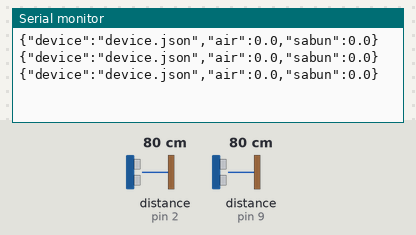
The sketch below on a simulated Arduino Uno, built with avr-gcc and run on an emulated ATmega328P. On the bench: the last lines printed to the serial monitor. The inputs (shaded band) are chosen by the test bench; at power-on: distance to the obstacle (sensors on pin 2, pin 9) 80 cm.

Above: at 1.3 s.
1.4 s: distance to the obstacle (sensor on pin 2) set to 2 cm
At 2.0 s:
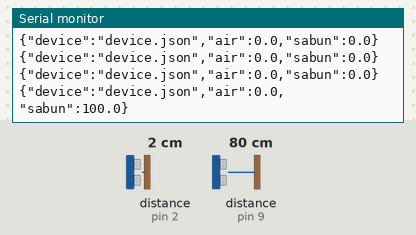
2.9 s: distance to the obstacle (sensor on pin 9) set to 2 cm
At 3.5 s:
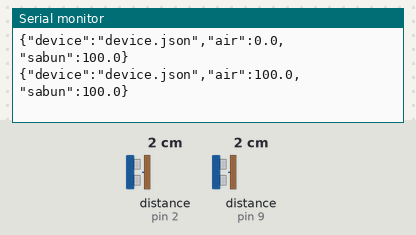
4.4 s: distance to the obstacle (sensor on pin 2) set to 18 cm
At 5.0 s:
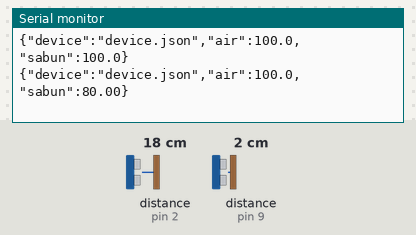
5.9 s: distance to the obstacle (sensor on pin 9) set to 18 cm
At 6.5 s:
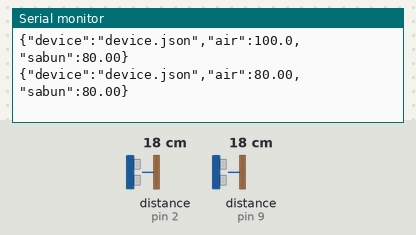
Timing chart, 0 to 8.4 s (numbered marks = the images above; inputs shaded):
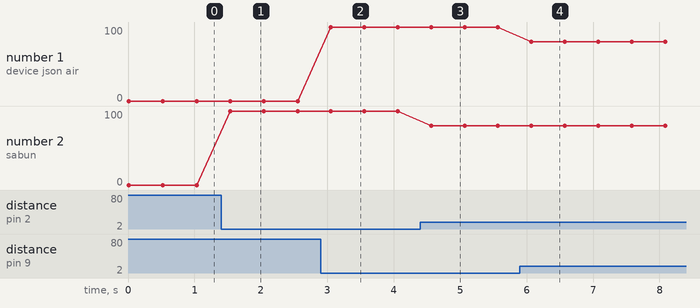

The sketch:

ultrasonic.ino
```cpp
#include <HCSR04.h>
#include <ArduinoJson.h>

UltraSonicDistanceSensor sabun(3, 2);
UltraSonicDistanceSensor air(10, 9);

float maxAir = 10.0;
float minAir = 50.0;
float counterAir = minAir - maxAir;
float maxSabun = 10.0;
float minSabun = 50.0;
float counterSabun = minSabun - maxSabun;
void setup() {
  // put your setup code here, to run once:
  Serial.begin(9600);
}

void loop() {
  String data = "{\"device\":\"device.json\",";
  // put your main code here, to run repeatedly:
  float sabunFill = sabun.measureDistanceCm();
  float airFill = air.measureDistanceCm();
  airFill = 100.0 - ((airFill - 10.0) / counterAir * 100);
  sabunFill = 100.0 - ((sabunFill - 10.0) / counterSabun * 100.0);
  if (airFill > 100.0 || airFill < 0.0){
    if (airFill > 100.0){
      data += "\"air\":100.0,";
    }else {
      data += "\"air\":0.0,";
    }
  }
  else {
    data += "\"air\":"+String(airFill)+",";
  }
  if (sabunFill > 100.0 || sabunFill < 0.0){
    if (sabunFill > 100.0){
      data += "\"sabun\":100.0}";
    }else {
      data += "\"sabun\":0.0}";
    }
  }
  else {
    data += "\"sabun\":"+String(sabunFill)+"}";
  }

  Serial.println(data);
  delay(500);
}
```

Measured:
- after the input at 1.4 s, the serial monitor: prints a new line after 0.14 s (image 1)
- after the input at 2.9 s, the serial monitor: prints a new line after 0.16 s (image 2)
- after the input at 4.4 s, the serial monitor: prints a new line after 0.16 s (image 3)
- after the input at 5.9 s, the serial monitor: prints a new line after 0.17 s (image 4)
- plotted number 2: 0 → 100 after the input at 1.4 s, 100 → 80 after the input at 4.4 s
